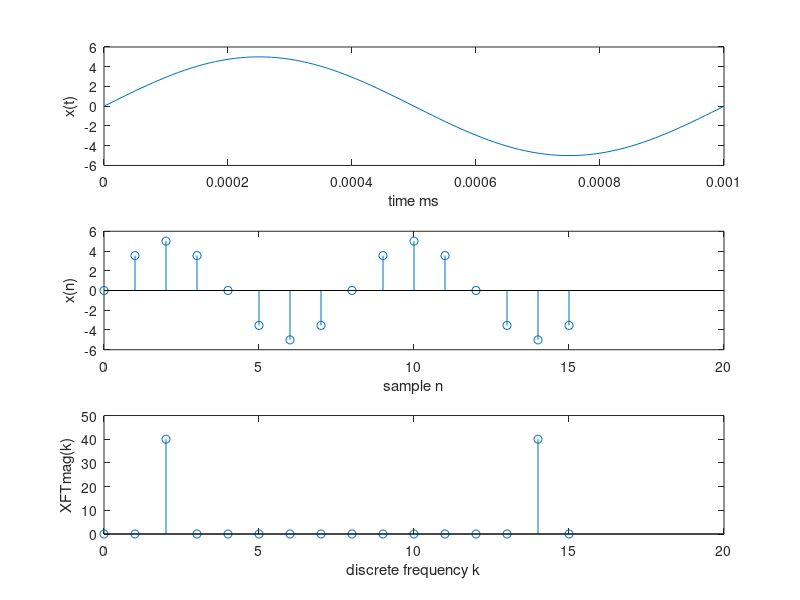

The MATLAB script that drew this image:
clear; % clear Matlab Workspace
close all; % close all figures
clc; % clear Command Window
 
A1=5; % amplitude of sine wave
fsig1=1000; % frequency, Hz, of the sine wave
T1=1/fsig1; % period, sec, of the sine wave
FS=8000; % sampling frequency, Hz
N=16; % number of sampling points for the sine wave and number of DFT points
 
t=0:T1/100:T1; % time axis values
x=A1*sin(2*pi*fsig1*t); % sine wave (continuous time) values

subplot(3,1,1);
plot(t,x); % plot of sine wave (continuous time) vs time
xlabel('time ms');
ylabel('x(t)');
 
n=0:N-1; % sample numbers
xn=A1*sin(2*pi*fsig1/FS*n); % sine wave (discrete time) values 
subplot(3,1,2);
stem(n,xn); % stem plot of sine wave (discrete time) vs sample number
xlabel('sample n');
ylabel('x(n)');
 
XFT=fft(xn,N); % N point DFT of xn using FFT function
disp(XFT); % display DFT values
XFTmag=abs(XFT); % magnitudes of DFT values                
subplot(3,1,3);
stem(n,XFTmag); % stem plot of DFT values vs sample number
xlabel('discrete frequency k');
ylabel('XFTmag(k)');
